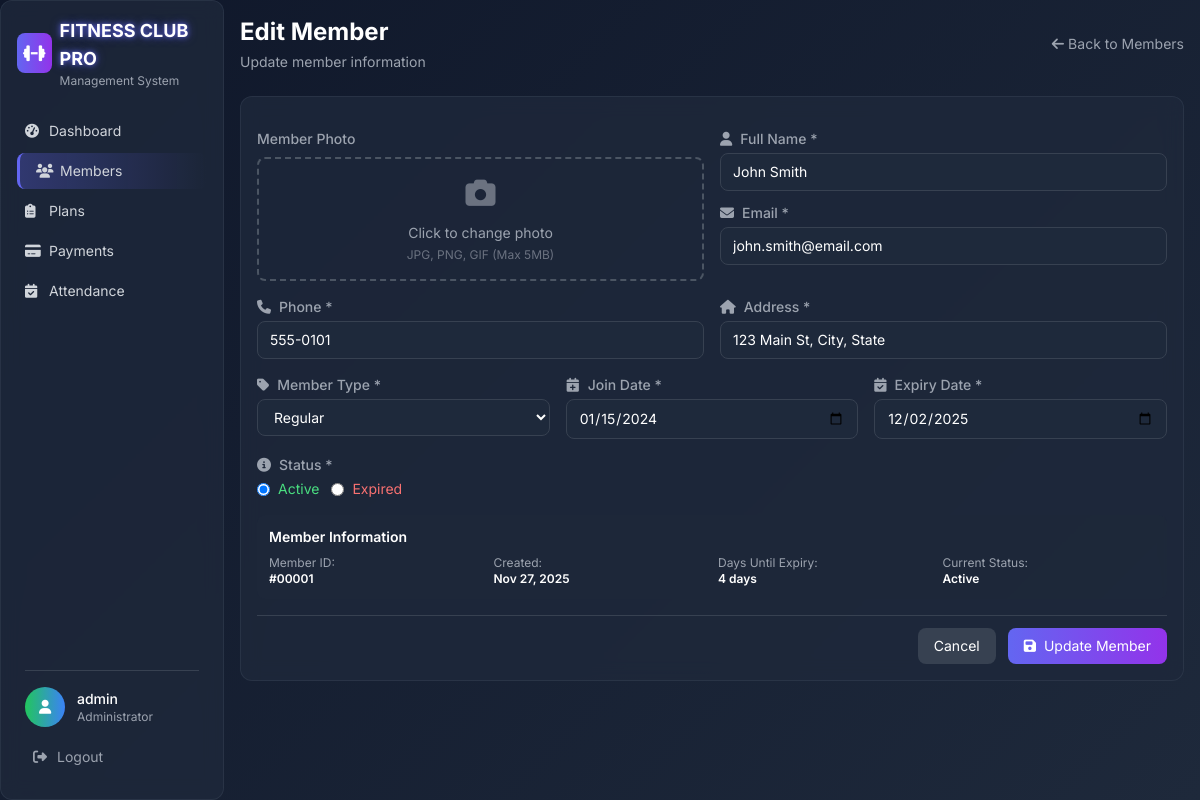
Screenshot of /members/edit.php?id=1 (signed in) with the database file from the repository.
### tables this page shows
CREATE TABLE members (
    id INT AUTO_INCREMENT PRIMARY KEY,
    full_name VARCHAR(100) NOT NULL,
    email VARCHAR(100) NOT NULL UNIQUE,
    phone VARCHAR(20) NOT NULL,
    address TEXT NOT NULL,
    member_type ENUM('Regular', 'Student', 'Senior') NOT NULL DEFAULT 'Regular',
    photo VARCHAR(255) DEFAULT NULL,
    join_date DATE NOT NULL,
    expiry_date DATE NOT NULL,
    status ENUM('Active', 'Expired') NOT NULL DEFAULT 'Active',
    created_at TIMESTAMP DEFAULT CURRENT_TIMESTAMP,
    INDEX idx_email (email),
    INDEX idx_status (status),
    INDEX idx_expiry (expiry_date)
);

### config/database.php (called while the page is built, shortened)
<?php
class Database {
    private $host = 'localhost';
    private $dbname = 'fitness_club_system';
    private $username = 'root';
    private $password = '';
    private $charset = 'utf8mb4';
    private function connect() {
        try {
            $dsn = "mysql:host={$this->host};dbname={$this->dbname};charset={$this->charset}";
            $options = [
                PDO::ATTR_ERRMODE => PDO::ERRMODE_EXCEPTION,
                PDO::ATTR_DEFAULT_FETCH_MODE => PDO::FETCH_ASSOC,
                PDO::ATTR_EMULATE_PREPARES => false,
            ];
            $this->pdo = new PDO($dsn, $this->username, $this->password, $options);
        } catch (PDOException $e) {
            die("Database connection failed: " . $e->getMessage());
        }
    }
}
?>

### models/Member.php (called while the page is built, shortened)
<?php
require_once __DIR__ . '/../config/database.php';
class Member {
    private $db;
    public function __construct() {
        $this->db = new Database();
    }
    public function getById($id) {
        try {
            $stmt = $this->db->pdo->prepare("SELECT * FROM members WHERE id = ?");
            $stmt->execute([$id]);
            return $stmt->fetch();
        } catch (PDOException $e) {
            error_log("Get member by ID error: " . $e->getMessage());
            return false;
        }
    }
}
?>

### members/edit.php (the view, shortened to what this page needs)
<?php
require_once '../helpers/functions.php';
require_once '../models/Member.php';
$id = (int)($_GET['id'] ?? 0);
$member = new Member();
$memberData = $member->getById($id);
?>
<!DOCTYPE html>
<html lang="en">
<head>
    <script src="https://cdn.tailwindcss.com"></script>
    <link rel="stylesheet" href="https://cdnjs.cloudflare.com/ajax/libs/font-awesome/6.4.0/css/all.min.css">
</head>
<body class="bg-slate-900 text-white">
    <div class="fixed left-0 top-0 h-full w-56 glass-card p-4 z-10">
        <div class="flex items-center mb-6">
            <div class="w-10 h-10 bg-gradient-to-r from-indigo-500 to-purple-600 rounded-lg flex items-center justify-center mr-2">
                <i class="fas fa-dumbbell text-white text-lg"></i>
            </div>
            <div>
                <h1 class="text-lg font-bold neon-text">FITNESS CLUB PRO</h1>
                <p class="text-gray-400 text-xs">Management System</p>
            </div>
        </div>
        <nav class="space-y-1">
            <a href="../index.php" class="sidebar-item flex items-center p-2 rounded-lg text-gray-300 hover:text-white">
                <i class="fas fa-tachometer-alt w-4 mr-2 text-sm"></i>
                <span class="text-sm">Dashboard</span>
            </a>
            <a href="index.php" class="sidebar-item active flex items-center p-2 rounded-lg text-gray-300 hover:text-white">
                <i class="fas fa-users w-4 mr-2 text-sm"></i>
                <span class="text-sm">Members</span>
            </a>
            <a href="../plans/index.php" class="sidebar-item flex items-center p-2 rounded-lg text-gray-300 hover:text-white">
                <i class="fas fa-clipboard-list w-4 mr-2 text-sm"></i>
                <span class="text-sm">Plans</span>
            </a>
            <a href="../payments/index.php" class="sidebar-item flex items-center p-2 rounded-lg text-gray-300 hover:text-white">
                <i class="fas fa-credit-card w-4 mr-2 text-sm"></i>
                <span class="text-sm">Payments</span>
            </a>
            <a href="../attendance/index.php" class="sidebar-item flex items-center p-2 rounded-lg text-gray-300 hover:text-white">
                <i class="fas fa-calendar-check w-4 mr-2 text-sm"></i>
                <span class="text-sm">Attendance</span>
            </a>
        </nav>
        <div class="absolute bottom-6 left-6 right-6">
            <div class="border-t border-gray-700 pt-4">
                <div class="flex items-center">
                    <div class="w-10 h-10 bg-gradient-to-r from-green-500 to-blue-500 rounded-full flex items-center justify-center mr-3">
                        <i class="fas fa-user text-white text-sm"></i>
                    </div>
                    <div class="flex-1">
                        <p class="text-sm font-medium"><?php echo htmlspecialchars($_SESSION['admin_username']); ?></p>
                        <p class="text-xs text-gray-400">Administrator</p>
                    </div>
                </div>
                <a href="../logout.php" class="mt-3 flex items-center p-2 rounded-lg text-gray-400 hover:text-red-400 hover:bg-red-500/10 transition-all">
                    <i class="fas fa-sign-out-alt w-4 mr-2 text-sm"></i>
                    <span class="text-sm">Logout</span>
                </a>
            </div>
        </div>
    </div>
    <div class="ml-56 p-4">
        <div class="flex justify-between items-center mb-6">
            <div>
                <h1 class="text-2xl font-bold mb-1">Edit Member</h1>
                <p class="text-gray-400 text-sm">Update member information</p>
            </div>
            <a href="index.php" class="text-gray-400 hover:text-white transition-colors text-sm">
                <i class="fas fa-arrow-left mr-1"></i>Back to Members
            </a>
        </div>
        <div class="glass-card p-4">
            <form method="POST" enctype="multipart/form-data" class="space-y-4">
                <div class="grid grid-cols-1 md:grid-cols-2 gap-4">
                    <div>
                        <label class="block text-sm font-medium text-gray-400 mb-2">Member Photo</label>
                        <div class="file-input-wrapper border-2 border-dashed border-gray-600 rounded-lg p-4 text-center transition-all cursor-pointer" onclick="document.getElementById('photo').click()">
                            <div id="photoPreview" class="mb-3">
                                <?php if ($memberData['photo']): ?>
                                    <img src="../uploads/members/<?php echo htmlspecialchars($memberData['photo']); ?>" alt="Current Photo" class="w-24 h-24 object-cover rounded-lg mx-auto photo-preview">
                                <?php else: ?>
                                    <i class="fas fa-camera text-3xl text-gray-500"></i>
                                <?php endif; ?>
                            </div>
                            <p class="text-gray-400 text-sm">Click to change photo</p>
                            <p class="text-xs text-gray-500 mt-1">JPG, PNG, GIF (Max 5MB)</p>
                        </div>
                    </div>
                    <div class="space-y-3">
                        <div>
                            <label class="block text-sm font-medium text-gray-400 mb-1">
                                <i class="fas fa-user mr-2"></i>Full Name *
                            </label>
                            <input
                                type="text"
                                name="full_name"
                                value="<?php echo htmlspecialchars($memberData['full_name']); ?>"
                                class="w-full px-3 py-2 bg-slate-800 border border-gray-700 rounded-lg text-white placeholder-gray-500 focus:outline-none focus:border-indigo-500 form-input text-sm"
                                placeholder="Enter full name"
                                required
                            >
                        </div>
                        <div>
                            <label class="block text-sm font-medium text-gray-400 mb-1">
                                <i class="fas fa-envelope mr-2"></i>Email *
                            </label>
                            <input
                                type="email"
                                name="email"
                                value="<?php echo htmlspecialchars($_POST['email'] ?? $memberData['email']); ?>"
                                class="w-full px-3 py-2 bg-slate-800 border border-gray-700 rounded-lg text-white placeholder-gray-500 focus:outline-none focus:border-indigo-500 form-input text-sm"
                                placeholder="Enter email address"
                                required
                            >
                        </div>
                    </div>
                </div>
                <div class="grid grid-cols-1 md:grid-cols-2 gap-4">
                    <div>
                        <label class="block text-sm font-medium text-gray-400 mb-1">
                            <i class="fas fa-phone mr-2"></i>Phone *
                        </label>
                        <input
                            type="tel"
                            name="phone"
                            value="<?php echo htmlspecialchars($_POST['phone'] ?? $memberData['phone']); ?>"
                            class="w-full px-3 py-2 bg-slate-800 border border-gray-700 rounded-lg text-white placeholder-gray-500 focus:outline-none focus:border-indigo-500 form-input text-sm"
                            placeholder="Enter phone number"
                            required
                        >
                    </div>
                    <div>
                        <label class="block text-sm font-medium text-gray-400 mb-1">
                            <i class="fas fa-home mr-2"></i>Address *
                        </label>
                        <input
                            type="text"
                            name="address"
                            value="<?php echo htmlspecialchars($_POST['address'] ?? $memberData['address']); ?>"
                            class="w-full px-3 py-2 bg-slate-800 border border-gray-700 rounded-lg text-white placeholder-gray-500 focus:outline-none focus:border-indigo-500 form-input text-sm"
                            placeholder="Enter address"
                            required
                        >
                    </div>
                </div>
                <div class="grid grid-cols-1 md:grid-cols-3 gap-4">
                    <div>
                        <label class="block text-sm font-medium text-gray-400 mb-1">
                            <i class="fas fa-tag mr-2"></i>Member Type *
                        </label>
                        <select name="member_type" class="w-full px-3 py-2 bg-slate-800 border border-gray-700 rounded-lg text-white focus:outline-none focus:border-indigo-500 form-input text-sm" required>
                            <option value="Regular" <?php echo ($_POST['member_type'] ?? $memberData['member_type']) === 'Regular' ? 'selected' : ''; ?>>Regular</option>
                        </select>
                    </div>
                    <div>
                        <label class="block text-sm font-medium text-gray-400 mb-1">
                            <i class="fas fa-calendar-plus mr-2"></i>Join Date *
                        </label>
                        <input
                            type="date"
                            name="join_date"
                            value="<?php echo htmlspecialchars($_POST['join_date'] ?? $memberData['join_date']); ?>"
                            class="w-full px-3 py-2 bg-slate-800 border border-gray-700 rounded-lg text-white focus:outline-none focus:border-indigo-500 form-input text-sm"
                            required
                        >
                    </div>
                    <div>
                        <label class="block text-sm font-medium text-gray-400 mb-1">
                            <i class="fas fa-calendar-check mr-2"></i>Expiry Date *
                        </label>
                        <input
                            type="date"
                            name="expiry_date"
                            value="<?php echo htmlspecialchars($_POST['expiry_date'] ?? $memberData['expiry_date']); ?>"
                            class="w-full px-3 py-2 bg-slate-800 border border-gray-700 rounded-lg text-white focus:outline-none focus:border-indigo-500 form-input text-sm"
                            required
                        >
                    </div>
                </div>
                <div>
                    <label class="block text-sm font-medium text-gray-400 mb-1">
                        <i class="fas fa-info-circle mr-2"></i>Status *
                    </label>
                    <div class="flex space-x-3">
                        <label class="flex items-center">
                            <input type="radio" name="status" value="Active" <?php echo ($_POST['status'] ?? $memberData['status']) === 'Active' ? 'checked' : ''; ?> class="mr-2" required>
                            <span class="text-green-400 text-sm">Active</span>
                        </label>
                        <label class="flex items-center">
                            <input type="radio" name="status" value="Expired" <?php echo ($_POST['status'] ?? $memberData['status']) === 'Expired' ? 'checked' : ''; ?> class="mr-2">
                            <span class="text-red-400 text-sm">Expired</span>
                        </label>
                    </div>
                </div>
                <div class="bg-slate-800/50 rounded-lg p-3">
                    <h3 class="text-base font-semibold mb-2 text-sm">Member Information</h3>
                    <div class="grid grid-cols-2 md:grid-cols-4 gap-3 text-xs">
                        <div>
                            <span class="text-gray-400">Member ID:</span>
                            <p class="font-semibold text-xs">#<?php echo str_pad($memberData['id'], 5, '0', STR_PAD_LEFT); ?></p>
                        </div>
                        <div>
                            <span class="text-gray-400">Created:</span>
                            <p class="font-semibold text-xs"><?php echo date('M d, Y', strtotime($memberData['created_at'])); ?></p>
                        </div>
                        <div>
                            <span class="text-gray-400">Days Until Expiry:</span>
                            <p class="font-semibold text-xs"><?php
                            $days = daysUntilExpiry($memberData['expiry_date']);
                            echo $days > 0 ? "$days days" : "Expired";
                            ?></p>
                        </div>
                        <div>
                            <span class="text-gray-400">Current Status:</span>
                            <p class="font-semibold text-xs"><?php echo htmlspecialchars($memberData['status']); ?></p>
                        </div>
                    </div>
                </div>
                <div class="flex justify-end space-x-3 pt-3 border-t border-gray-700">
                    <a href="index.php" class="px-4 py-2 bg-gray-700 text-white rounded-lg hover:bg-gray-600 transition-all text-sm">
                        Cancel
                    </a>
                    <button type="submit" class="px-4 py-2 bg-gradient-to-r from-indigo-500 to-purple-600 text-white rounded-lg hover:from-indigo-600 hover:to-purple-700 transition-all btn-glow text-sm">
                        <i class="fas fa-save mr-2"></i>Update Member
                    </button>
                </div>
            </form>
        </div>
    </div>
</body>
</html>

### rows the page displays
members: full_name "John Smith", email "john.smith@email.com", phone "555-0101", address "123 Main St, City, State", member_type "Regular", join_date "01/15/2024", expiry_date "12/02/2025", status "☑ Active", status "☐ Expired", id "00001", created_at "Nov 27, 2025", expiry_date "4", status "Active"

### other values shown
$_SESSION['admin_username'] "admin"
